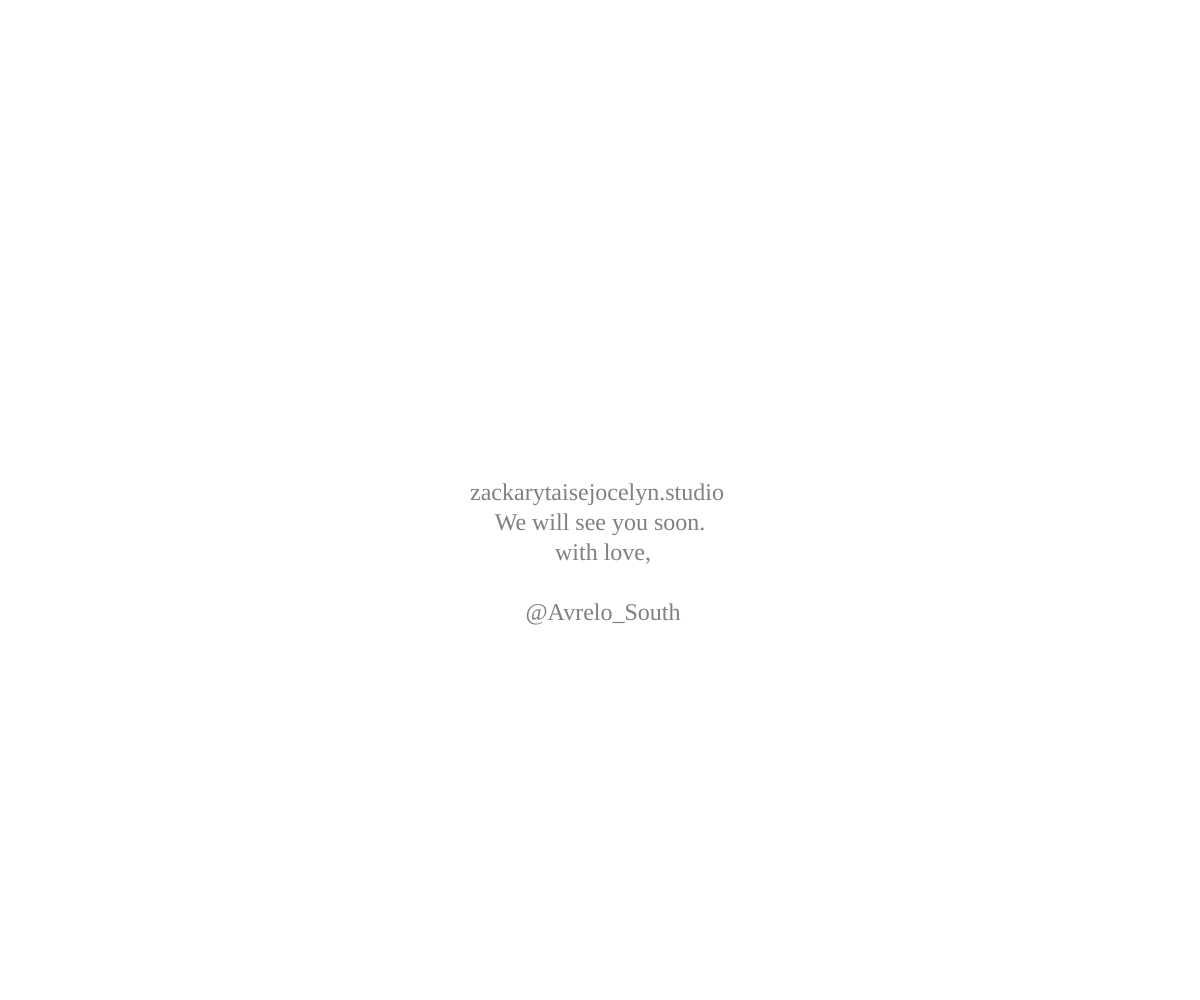
Frame 1 (no input)
Frame 60 (no input): identical to frame 1, image omitted
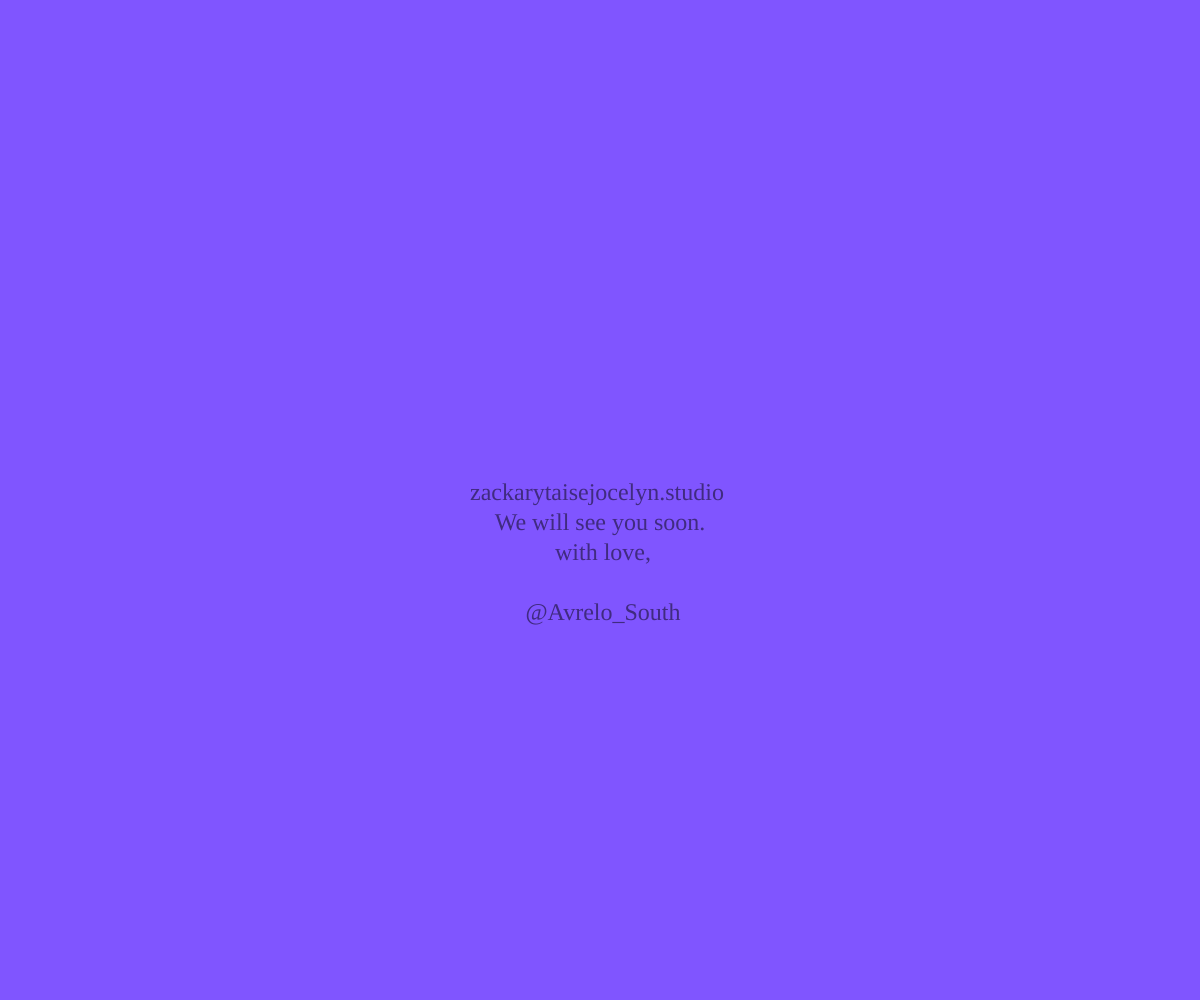
Frame 120 (the mouse pressed at the canvas centre since frame 60)

The p5.js sketch that drew these frames (run headless with seeded random() and noise() and a simulated clock; from frame 60 on, the mouse is pressed at the canvas centre):

// p5.js sketch
// ── sketch.js
let R, G, B;
let TitleCard;

function setup() {
  createCanvas(windowWidth, windowHeight);
  R = G = B = 255;
  TitleCard =
    "zackarytaisejocelyn.studio \n We will see you soon. \n with love,\n \n @Avrelo_South";
}

function draw() {
  background(R, G, B);

  fill(R / 2, G / 2, B / 2);
  textSize(24);
  textAlign(CENTER);
  textFont("Didot");
  text(TitleCard, width / 2, height / 2);

  //console.log("X:",mouseX,'Y:',mouseY);
  
}

function mousePressed(){
 
  if (dist(mouseX, mouseY, width / 2, height / 2) < 100 && mouseIsPressed) {
    let stored;

    stored = R;
    R = (G / 2 + R) % 255;
    G = (B + G / 3) % 255;
    B = stored;
  } 
  
  
}
